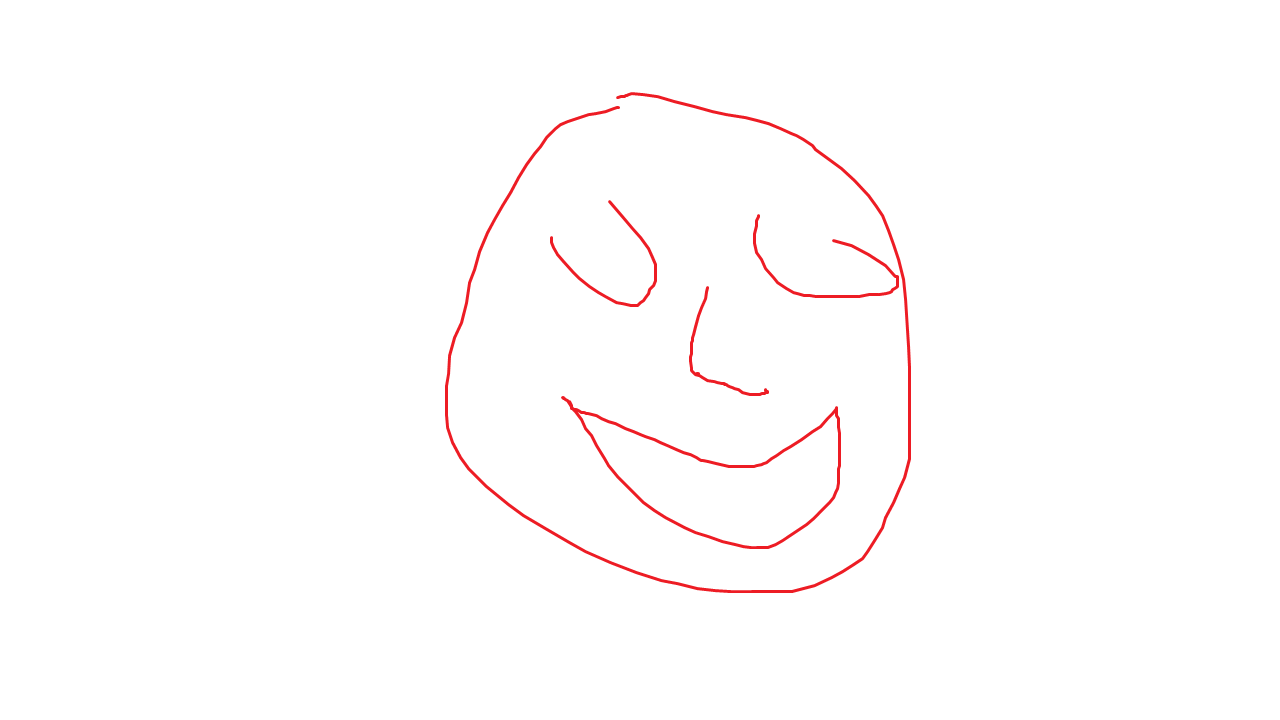
//> input picture ColorHistogram/ColorHistogram/file.bmp, 1280 x 720 px
$ ./HoughCircle_Demo ../../ColorHistogram/ColorHistogram/file.bmp   (built with g++ and OpenCV 4)
//> lines starting //> are read from the running program, lines starting //| are printed output that depends on the picture; after the words box and inside, x2 and y2 are one past the last pixel; in counts of white or black regions, pixels touching at a corner belong together
/**
 * @file HoughCircle_Demo.cpp
 * @brief Demo code for Hough Transform
 * @author OpenCV team
 */
#include "pch.h"

#include "opencv2/imgcodecs.hpp"
#include "opencv2/highgui.hpp"
#include "opencv2/imgproc.hpp"
#include <iostream>

using namespace std;
using namespace cv;

namespace
{
	// windows and trackbars name
	const std::string windowName = "Hough Circle Detection Demo";
	const std::string cannyThresholdTrackbarName = "Canny threshold";
	const std::string accumulatorThresholdTrackbarName = "Accumulator Threshold";
	const std::string usage = "Usage : tutorial_HoughCircle_Demo <path_to_input_image>\n";

	// initial and max values of the parameters of interests.
	const int cannyThresholdInitialValue = 100;
	const int accumulatorThresholdInitialValue = 50;
	const int maxAccumulatorThreshold = 200;
	const int maxCannyThreshold = 255;

	void HoughDetection(const Mat& src_gray, const Mat& src_display, int cannyThreshold, int accumulatorThreshold)
	{
		// will hold the results of the detection
		std::vector<Vec3f> circles;
		// runs the actual detection
		HoughCircles(src_gray, circles, HOUGH_GRADIENT, 1, src_gray.rows / 8, cannyThreshold, accumulatorThreshold, 0, 0);

		// clone the colour, input image for displaying purposes
		Mat display = src_display.clone();
		for (size_t i = 0; i < circles.size(); i++)
		{
			Point center(cvRound(circles[i][0]), cvRound(circles[i][1]));
			int radius = cvRound(circles[i][2]);
			// circle center
			circle(display, center, 3, Scalar(0, 255, 0), -1, 8, 0);
			// circle outline
			circle(display, center, radius, Scalar(0, 0, 255), 3, 8, 0);
		}

		// shows the results
		imshow(windowName, display);
	}
}


int main(int argc, char** argv)
{
	Mat src, src_gray;

	// Read the image
	String imageName("../data/stuff.jpg"); // by default
	if (argc > 1)
	{
		imageName = argv[1];
	}
	src = imread(imageName, IMREAD_COLOR);
//> src is the input picture: 720 rows x 1280 cols, CV_8UC3; mean B, G, R 252.9, 252.8, 254.8

	if (src.empty())
	{
		std::cerr << "Invalid input image\n";
		std::cout << usage;
		return -1;
	}

	// Convert it to gray
	cvtColor(src, src_gray, COLOR_BGR2GRAY);

	// Reduce the noise so we avoid false circle detection
	GaussianBlur(src_gray, src_gray, Size(9, 9), 2, 2);
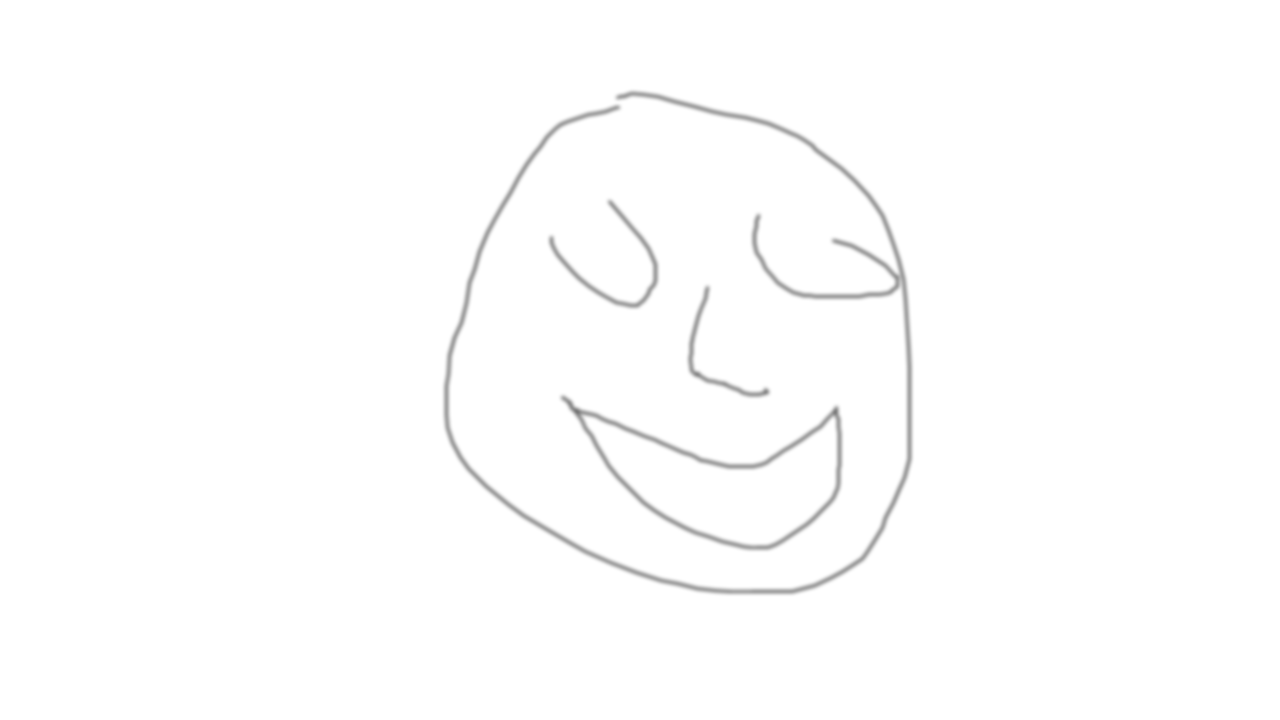
//> src_gray: 720 rows x 1280 cols, CV_8UC1; min 121, max 255, mean 253.4

	//declare and initialize both parameters that are subjects to change
	int cannyThreshold = cannyThresholdInitialValue;
	int accumulatorThreshold = accumulatorThresholdInitialValue;

	// create the main window, and attach the trackbars
	namedWindow(windowName, WINDOW_AUTOSIZE);
	createTrackbar(cannyThresholdTrackbarName, windowName, &cannyThreshold, maxCannyThreshold);
	createTrackbar(accumulatorThresholdTrackbarName, windowName, &accumulatorThreshold, maxAccumulatorThreshold);

	imshow(windowName, src_gray);
	waitKey();

	// infinite loop to display
	// and refresh the content of the output image
	// until the user presses q or Q
	char key = 0;
	while (key != 'q' && key != 'Q')
	{
		// those parameters cannot be =0
		// so we must check here
		cannyThreshold = std::max(cannyThreshold, 1);
		accumulatorThreshold = std::max(accumulatorThreshold, 1);

		//runs the detection, and update the display
		HoughDetection(src_gray, src, cannyThreshold, accumulatorThreshold);
//> in HoughDetection, `HoughCircles(src_gray, circles, HOUGH_GRADIENT, 1, src_gray.rows / 8, ..`: circles = 6 circles (x, y, radius): [685.5, 328.5, 223.2], [776.5, 337.5, 213.2], [756.5, 438.5, 154.9], [578.5, 382.5, 141.6], [660.5, 189.5, 122.8], [821.5, 233.5, 63]
//> the loop in HoughDetection, `for (size_t i = 0; i < circles.size(); i++)` made 6 passes
//> (center, radius) on passes 1 to 6: (Point(686, 328), 223), (Point(776, 338), 213), (Point(756, 438), 155), (Point(578, 382), 142), (Point(660, 190), 123), (Point(822, 234), 63)
//> after the loop in HoughDetection, `for (size_t i = 0; i < circles.size(); i++)`:
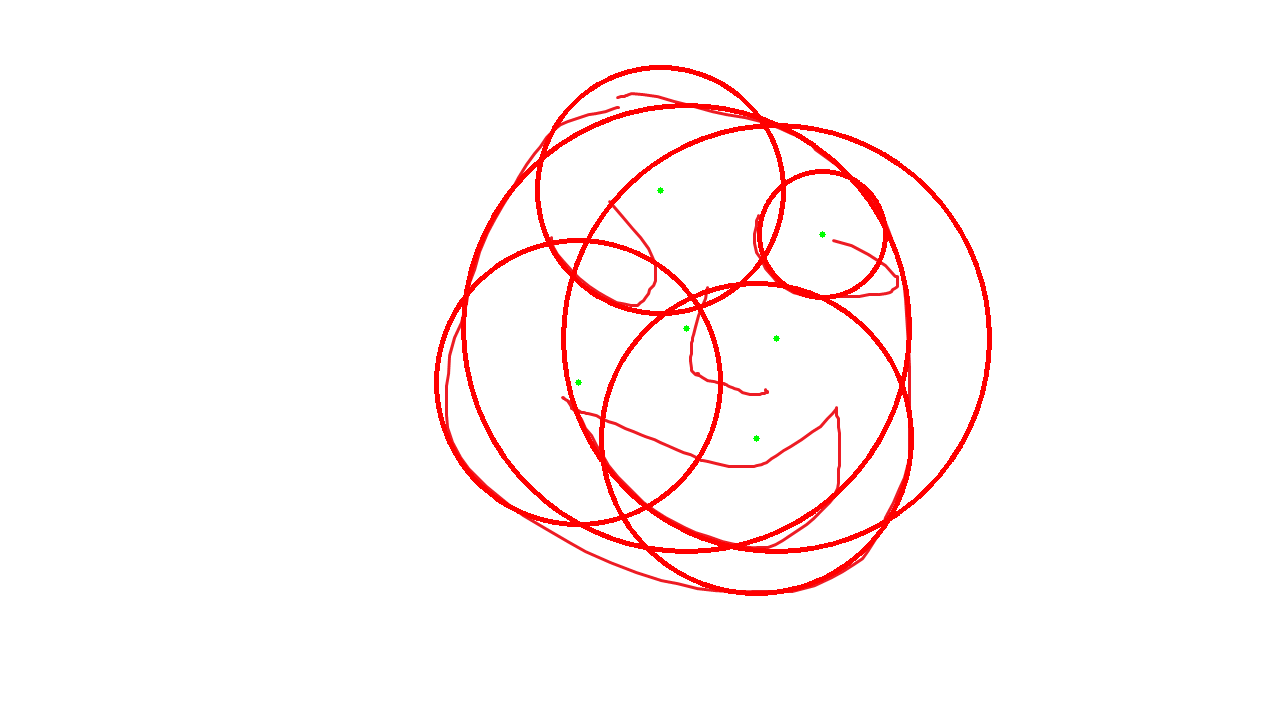
//> display: 720 rows x 1280 cols, CV_8UC3; 3% of pixels changed, all inside (x1, y1, x2, y2) = (434, 65, 992, 596)

		// get user key
		key = (char)waitKey(10);
//> the 'q' key is pressed
	}

	return 0;
}
